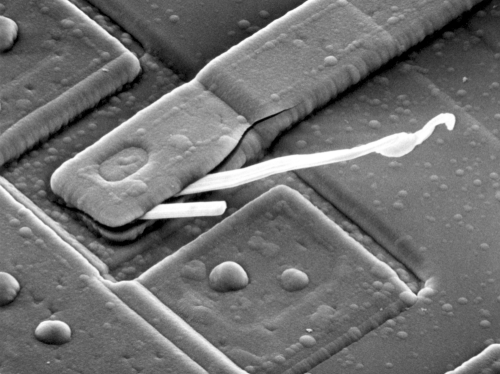
%> input picture Video Signals/Lab - 08/SEM.jpg, 500 x 374 px
$ octave Es_8.m   (GNU Octave 9; MATLAB toolbox functions it lacks are replaced by stand-ins)
%> lines starting %> are read from the running program, lines starting %| are printed output that depends on the picture; in (x1, y1, x2, y2) boxes, pixels count from 0 and x2, y2 are one past the last pixel; in counts of white or black regions, pixels touching at a corner belong together; the program's own positions count from 1
%% Hough transform - isolated points
clc;
clear all;
close all;

im = zeros(600, 600);
im(30, 30) = 1;
im(30, 570) = 1;
im(570, 30) = 1;
im(570, 570) = 1;
im(300, 300) = 1;

imshow(im), title('Original image');

% Hough transform
[H, T, R] = hough(im);

figure
imagesc(T, R, H);
%imshow(H, 'XData', T, 'YData', R, 'InitialMagnification','fit');
title('Hough Transform of isolated points');
xlabel('\theta'), ylabel('\rho');
axis on, axis normal, hold on;
colormap('hot')
colorbar


%% Hough transform - straight lines
clc;
clear all;
close all;

im = zeros(600, 600);
im(100:480, 200) = 1;
im(100:480, 400) = 1;
im(100, 200:400) = 1;
im(480, 200:400) = 1;

figure, imshow(im), title('Rectangle');

% Hough transform
[H, T, R] = hough(im);

figure
imagesc(T, R, H);
title('Hough Transform of edge image');
xlabel('\theta'), ylabel('\rho');
axis on, axis normal, colormap('hot');


figure
imagesc(T, R, log(H));
title('Log Hough Transform of edge image');
xlabel('\theta'), ylabel('\rho');
axis on, axis normal, colormap('hot');

%% Hough transform - noise
clc;
clear all;
close all;

im = zeros(600, 600);
im(100:480, 200) = 1;
im(100:480, 400) = 1;
im(100, 200:400) = 1;
im(480, 200:400) = 1;

for i = 1:10000
    im( ceil(rand(1)*600), ceil(rand(1)*600) ) = 1;
end
imshow(im), title('Noise image');

% Hough transform
[H, T, R] = hough(im);

figure
imagesc(T, R, H);
title('Hough Transform of edge image');
xlabel('\theta'), ylabel('\rho');
axis on, axis normal, colormap('hot');

figure
imagesc(T, R, log(H));
title('Log Hough Transform of edge image');
xlabel('\theta'), ylabel('\rho');
axis on, axis normal, colormap('hot');
%% Hough transform - image
clc;
clear all;
close all;

im = imread('SEM.jpg');
%> im is the input picture: size 374x500 uint8; min 0, max 255, mean 112.5
figure
imshow(im), title('Original image');

edges = edge(im, 'prewitt');
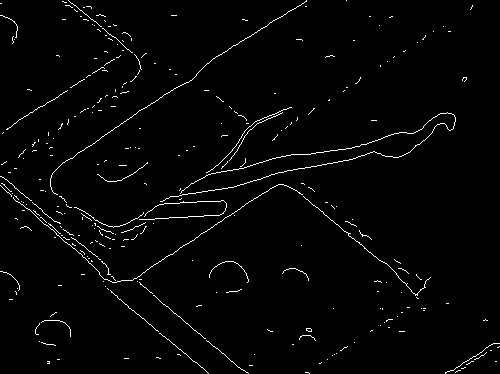
%> edges: size 374x500 logical; 2% white in thin lines or dots
figure
imshow(edges), title('Edge image');

[H, T, R] = hough(edges);
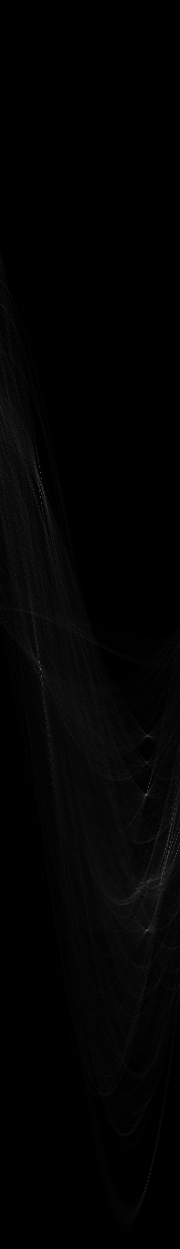
%> H: size 1249x180 double; min 0, max 116, mean 2.9
%> T = 180 values from -90 to 89; R = 1249 values from -624 to 624

figure
imagesc(T, R, H);
title('Hough Transform of edge image');
xlabel('\theta'), ylabel('\rho');
axis on, axis normal, colormap('hot');

thresh = ceil(0.5*max(H(:)));
%> thresh = 58
radius = 30;
B = strel('square',radius);
max_H_loc = imdilate(H, B);
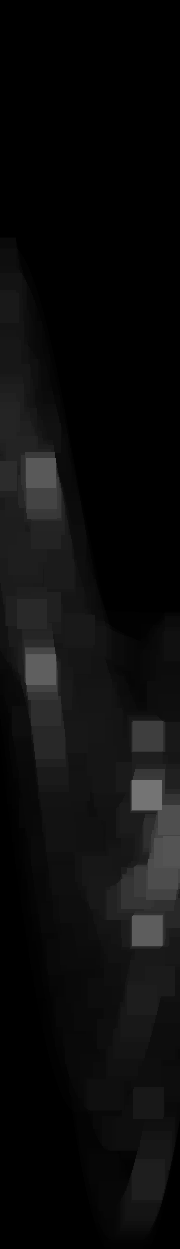
%> max_H_loc: size 1249x180 double; min 0, max 116, mean 12.3
mask_max_H = (H == max_H_loc) & (H > thresh);      % Find maxima.
%> mask_max_H: size 1249x180 logical; 0% white in thin lines or dots, all inside (x1, y1, x2, y2) = (40, 472, 178, 931)

% Find row,col coords.
[i_max,j_max] = find(mask_max_H);
%> i_max = [473; 670; 494; 795; 931; 736; 874; 820; 851]; j_max = [41; 41; 42; 147; 147; 148; 163; 173; 178]

% figure
% imagesc(T, R, mask_max_H);
% xlabel('\theta'), ylabel('\rho');
% axis on, axis normal, colormap('hot');

R_max = R(i_max);
%> R_max = [-152 45 -131 170 306 111 249 195 226]
T_max = T(j_max);
%> T_max = [-50 -50 -49 56 56 57 72 82 87]

hold on
plot(T_max,R_max,'s','color','white');
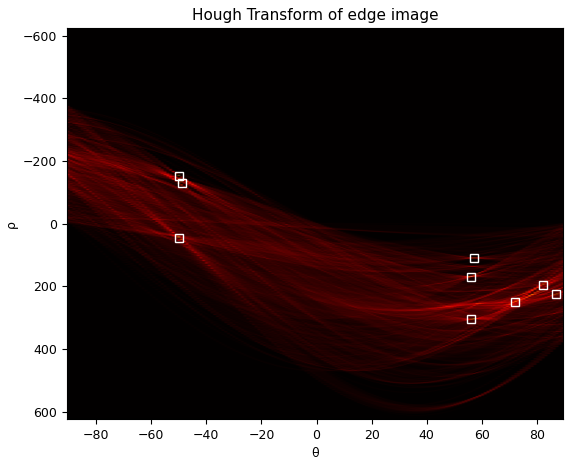
%> figure redrawn from the program's plot data

T_max = T_max * pi / 180;
%> T_max = [-0.873 -0.873 -0.855 0.977 0.977 0.995 1.26 1.43 1.52]

x = linspace(1,size(im,2),10000);

mask = zeros(size(im));
for i=1:numel(T_max)

     x_p = [];
     y_p = [];
     t = T_max(i);
     y = (R_max(i) - x*cos(t) )/ sin(t);
     x_p = x(y<size(im,1) & y>0);
     y_p = y(y<size(im,1) & y>0);
     for j=1:numel(x_p)
        mask(ceil(y_p(j)),ceil(x_p(j))) = 1;
     end

end
%> this loop made 9 passes
%> t on passes 1 to 9: -0.873, -0.873, -0.855, 0.977, 0.977, 0.995, 1.26, 1.43, 1.52
%> mask: size 374x500 double; values 0 (black) and 1 (white), 2.6% white in thin lines or dots
figure
imshow(mask)


I_out = uint8(zeros(size(im,1),size(im,2),3));
I_out(:,:,1) = im;
I_out(:,:,2) = im;
I_out(:,:,3) = im;

red = uint8(zeros(size(im,1),size(im,2),3));
red(:,:,1) = 255;

I_out = im.*uint8(1-mask) + red.*uint8(mask);

figure
imshow(I_out)

%% Hough lines detector with matlab function

clear all;
close all;

im = imread('SEM.jpg');
%im = imread('circuit.tif');
figure
imshow(im), title('Original image');

edges = edge(im, 'prewitt');
figure
imshow(edges), title('Edge image');


[H, T, R] = hough(edges);
figure
imagesc(T, R, H);
title('Hough Transform of edge image');
xlabel('\theta'), ylabel('\rho');
axis on, axis normal, colormap('hot');

P = houghpeaks(H,50,'threshold',ceil(0.5*max(H(:))));
%> P = 14 rows, first 12: [795 147; 670 41; 931 147; 473 41; 851 178; 853 169; 820 173; 874 163; 494 42; 736 148; 849 166; 836 170]

x = T(P(:,2));
%> x = [56 -50 56 -50 87 78 82 72 -49 57 75 79 58 75]
y = R(P(:,1));
%> y = [170 45 306 -152 226 228 195 249 -131 111 224 211 257 240]
hold on
plot(x,y,'s','color','white');

lines = houghlines(edges,T,R,P,'FillGap',1000,'MinLength',20);
%> lines = 14 lines; longest, point1 to point2 (x, y): (471, 10) to (17, 294), (87, 15) to (486, 349), (454, 128) to (25, 211), (448, 113) to (42, 222), (428, 138) to (15, 196), (454, 128) to (60, 234)
figure, imshow(im), hold on

for k = 1:length(lines)
   xy = [lines(k).point1; lines(k).point2];
   plot(xy(:,1),xy(:,2),'LineWidth',2,'Color','green');
end
%> this loop made 14 passes
%> xy on passes 1 to 12: [291 11; 21 193], [87 15; 486 349], [325 152; 42 343], [106 287; 209 374], [321 211; 51 225], [418 145; 29 228], [428 138; 15 196], [427 124; 65 242], [7 180; 124 281], [129 50; 7 130], [448 113; 42 222], [454 128; 25 211]
title('Detected lines')
%> figure, not shown here; its title reads 'Detected lines'

%% IMAGE STICTHING
close all;
clear all;

im1 = imread('grand_canyon_left_01.png');
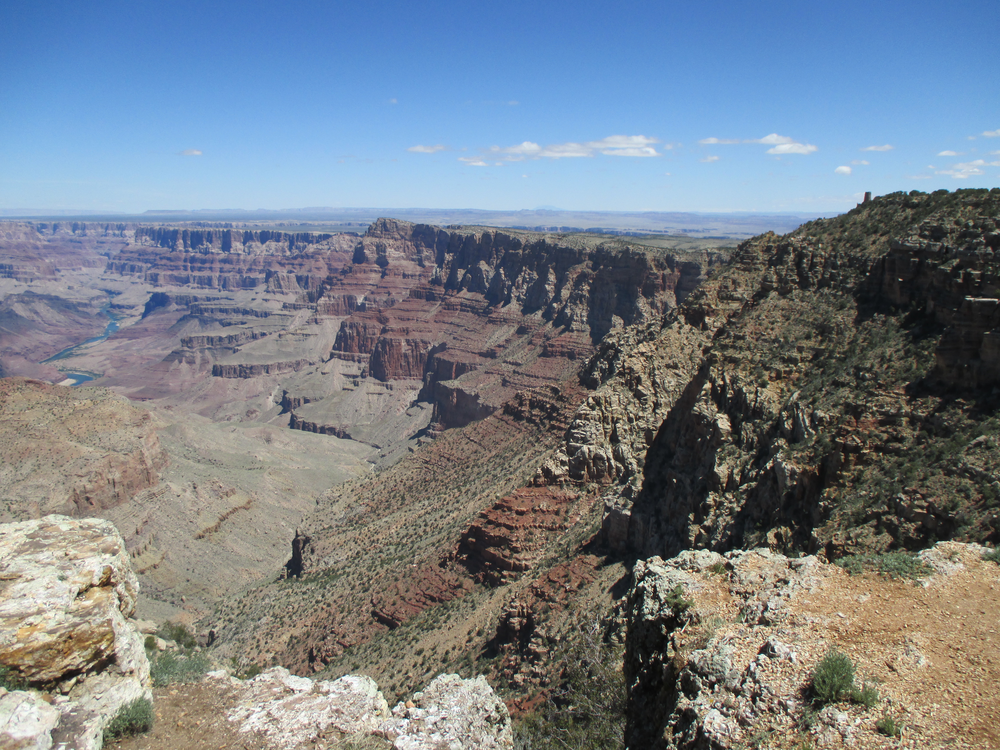
%> input picture Video Signals/Lab - 08/grand_canyon_left_01.png, 1000 x 750 px
%> im1 is the input picture: size 750x1000x3 uint8; mean R, G, B 118.6, 127.5, 137
im2 = imread('grand_canyon_right_01.png');
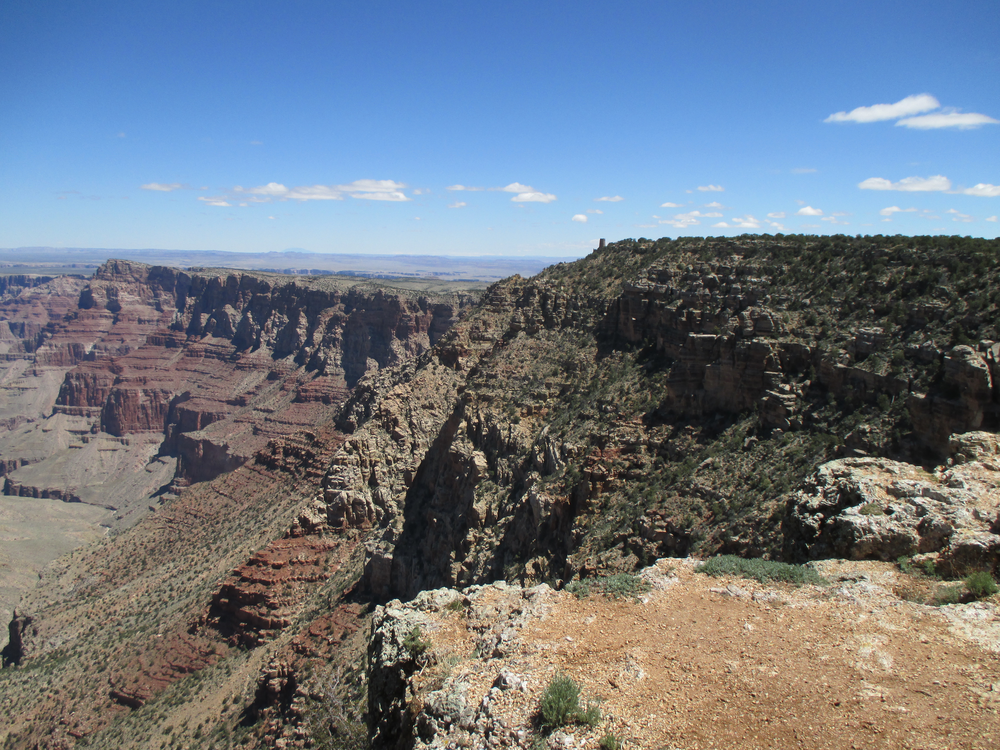
%> input picture Video Signals/Lab - 08/grand_canyon_right_01.png, 1000 x 750 px
%> im2 is the input picture: size 750x1000x3 uint8; mean R, G, B 111, 119.8, 131

im1g = rgb2gray(im1);
im2g = rgb2gray(im2);
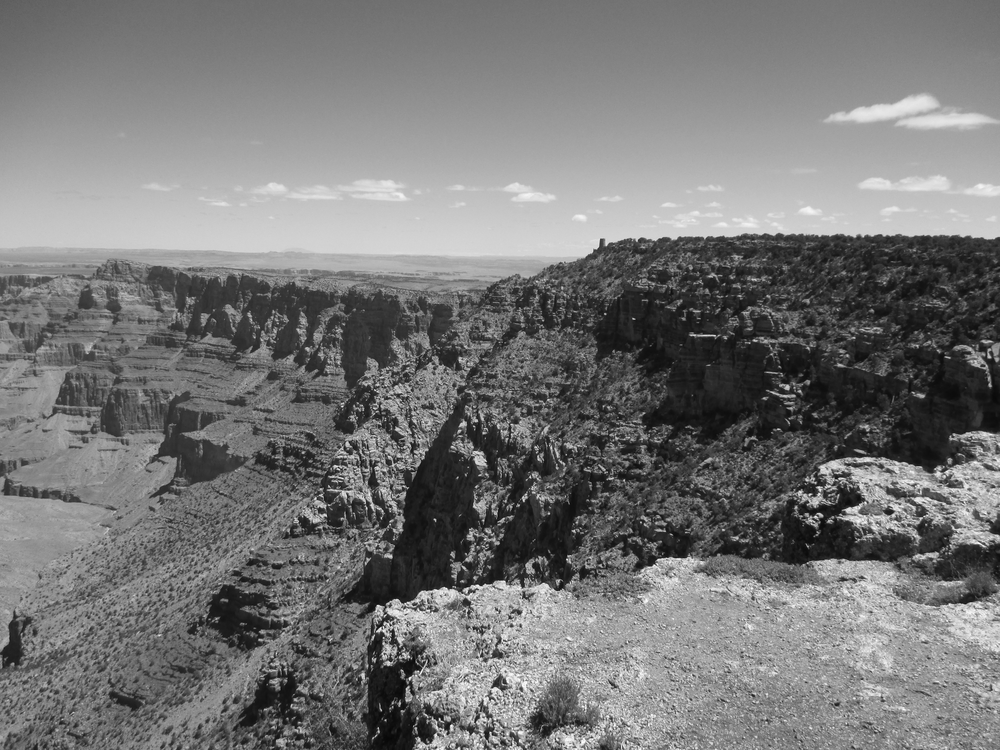
%> im2g: size 750x1000 uint8; min 6, max 255, mean 118.5

% detect points
%> (the run ends here)
